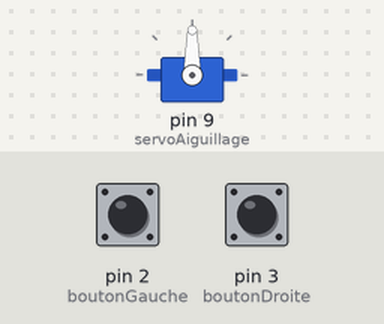
This sketch was run on a simulated Arduino Uno, built with avr-gcc and run on an emulated ATmega328P. On the bench: servo. Inputs (shaded band) come from the test bench; at power-on: pin 2 (boutonGauche) HIGH, pin 3 (boutonDroite) HIGH.

Above: at 1.2 s.
1.3 s: pin 2 (boutonGauche) pulled LOW for 0.15 s
At 2.4 s:
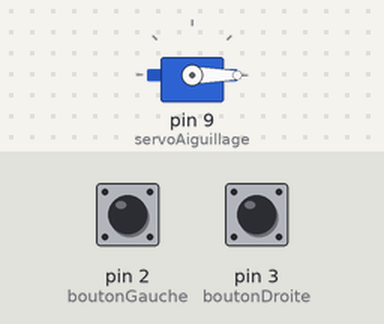
2.9 s: pin 3 (boutonDroite) pulled LOW for 0.15 s
At 3.6 s:
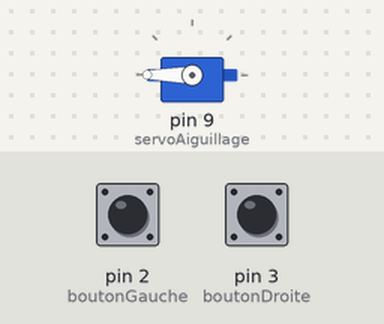
4.5 s: pin 2 (boutonGauche) pulled LOW for 1 s
At 4.9 s:
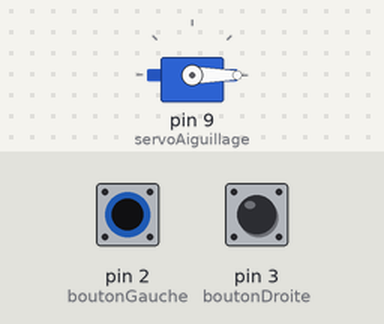
7.0 s: pin 3 (boutonDroite) pulled LOW for 1 s
At 8.0 s:
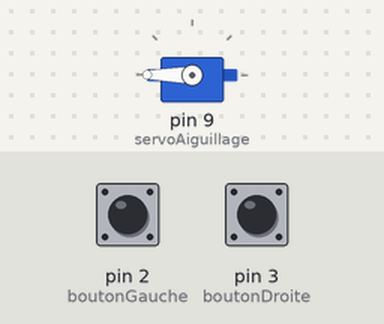
Timing chart, 0 to 10.0 s (numbered marks = the images above; inputs shaded):
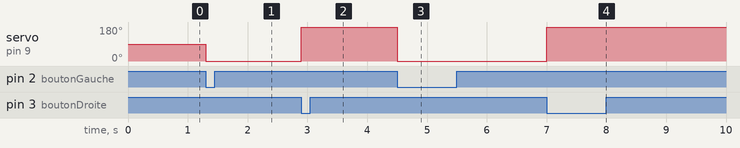

The sketch:

Commande-aiguillage.ino
```cpp
#include <Servo.h>

Servo servoAiguillage;

const int boutonGauche = 2;  // Pin du bouton position gauche
const int boutonDroite = 3;  // Pin du bouton position droite

void setup() {
  servoAiguillage.attach(9); // Pin du signal servo
  pinMode(boutonGauche, INPUT_PULLUP);
  pinMode(boutonDroite, INPUT_PULLUP);
  servoAiguillage.write(90); // Position neutre au départ
}

void loop() {
  if (digitalRead(boutonGauche) == LOW) {
    servoAiguillage.write(0);  // Position gauche
    delay(500);
  }
  if (digitalRead(boutonDroite) == LOW) {
    servoAiguillage.write(180); // Position droite
    delay(500);
  }
}
```

Measured:
- after the input at 1.3 s, servo on pin 9 (servoAiguillage): 90° → 0° at once
- after the input at 2.9 s, servo on pin 9 (servoAiguillage): 0° → 180° at once
- after the input at 4.5 s, servo on pin 9 (servoAiguillage): 180° → 0° at once
- after the input at 7.0 s, servo on pin 9 (servoAiguillage): 0° → 180° at once
